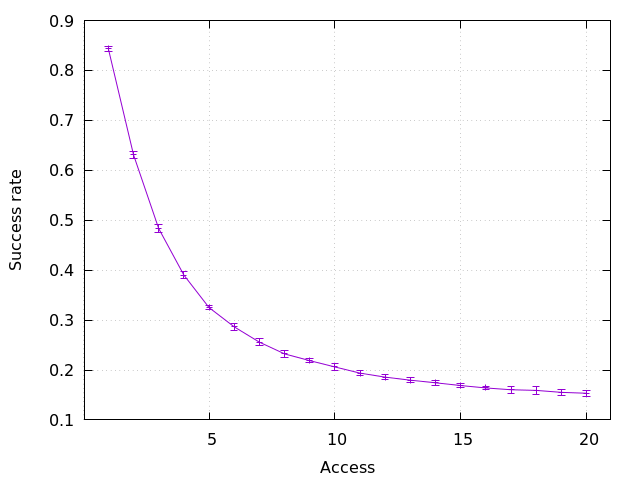

Recreate this plot in gnuplot.
set datafile separator ','
set terminal pngcairo
set output 'fig.png'
set xlabel 'Access'
set ylabel 'Success rate'
set grid
set xrange [1:20]

set offset graph 0.05, graph 0.05, graph 0.05, graph 0.05


plot 'mean.csv' w l lt 1 notitle, \
	'mean.csv' using 1:2:3 w yerrorbars notitle lt 1
